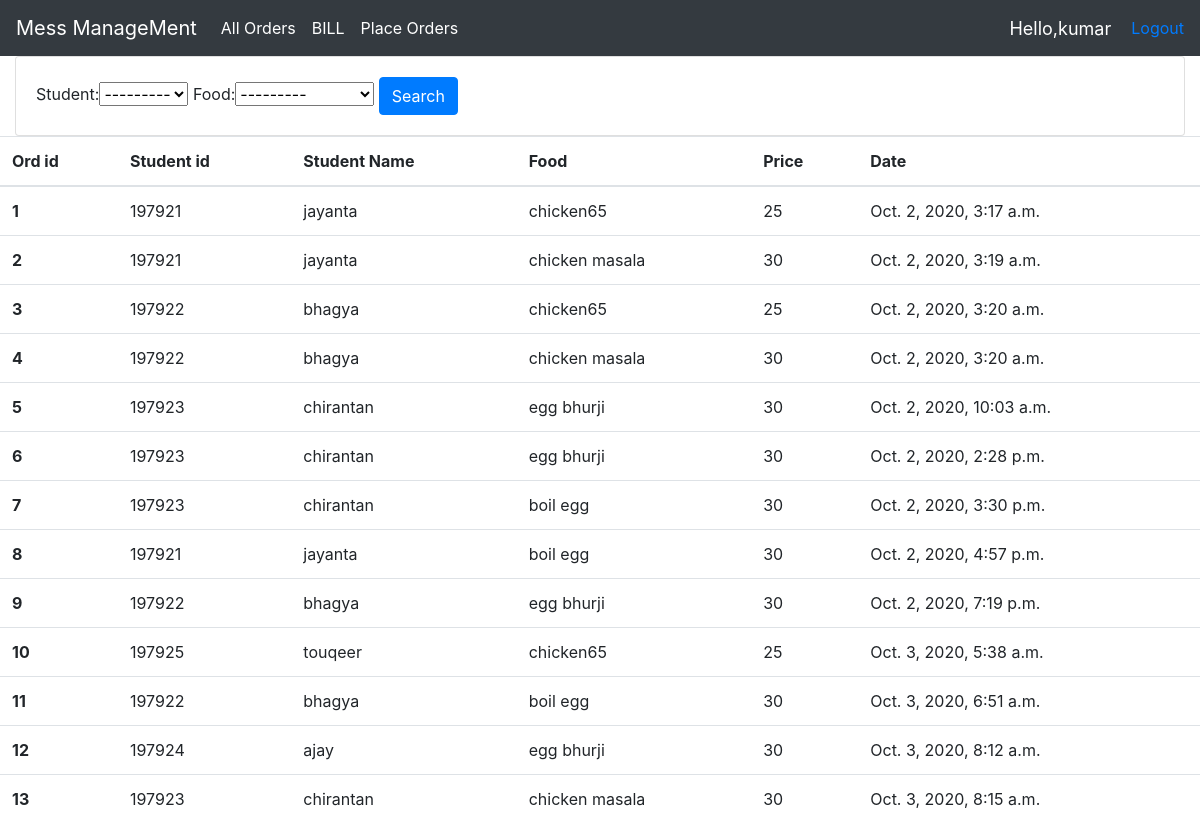
/allOrders/ (signed in), run on the app's committed database.
### mess/models.py (models this page shows, shortened)
class Order(models.Model):
    student = models.ForeignKey(Student,null=True,on_delete=models.SET_NULL)
    food = models.ForeignKey(Food,null=True,on_delete=models.SET_NULL)
    date_created = models.DateTimeField(auto_now_add=True, null=True)

class Student(models.Model):
    user = models.OneToOneField(User, null=True, on_delete=models.CASCADE)
    name = models.CharField(max_length=200)
    rollno = models.BigIntegerField(unique=True)
    def __str__(self):
        return str(self.rollno)

class Food(models.Model):
    name = models.CharField(max_length=200)
    price = models.BigIntegerField()
    def __str__(self):
        return self.name

### mess/views.py (the view)
# urls.py: path('allOrders/', views.allOrder,name='allOrders'),
def allOrder(request):
    Orders = Order.objects.all()
    myFilter = OrderFilter(request.GET,queryset=Orders)
    Orders = myFilter.qs
    context = {
        'orders': Orders,
        'myFilter':myFilter
    }
    return render(request, 'mess/allOrders.html', context)

### mess/templates/mess/allOrders.html
{%  extends "mess/base.html" %}
{% block content %}
    <div class="col">
            <div class="card card-body">
                <form method="get">
                {{ myFilter.form }}
                <button class="btn btn-primary" type="submit">Search</button>
              </form>
            </div>
    </div>
    <table class="table">
  <thead>
    <tr>
      <th scope="col">Ord id</th>
      <th scope="col">Student id</th>
      <th scope="col">Student Name</th>
      <th scope="col">Food</th>
      <th scope="col">Price</th>
      <th scope="col">Date</th>
    </tr>
  </thead>
  <tbody>
  {% for order in orders %}
    <tr>
      <th scope="row">{{ order.id }}</th>
      <td>{{ order.student.rollno }}</td>
      <td>{{ order.student.name }}</td>
      <td>{{ order.food.name}}</td>
      <td>{{ order.food.price}}</td>
      <td>{{ order.date_created }}</td>
    </tr>
  {% endfor %}
  </tbody>
</table>
{% endblock %}

### mess/templates/mess/base.html (shortened to what this page needs)
<!doctype html>
<html lang="en">
  <head>
    <link rel="stylesheet" href="https://stackpath.bootstrapcdn.com/bootstrap/4.5.2/css/bootstrap.min.css">
  </head>
  <body>
  <nav class="navbar navbar-expand-lg navbar navbar-dark bg-dark">
  <a class="navbar-brand" href="{%  url 'home'%}">Mess ManageMent</a>
  <div class="collapse navbar-collapse" id="navbarNav">
    <ul class="navbar-nav">
      <li class="nav-item active">
        <a class="nav-link" href="{% url 'allOrders' %}">All Orders <span class="sr-only">(current)</span></a>
      </li>
      <li class="nav-item active">
        <a class="nav-link" href="{% url 'bill' %}">BILL</a>
      </li>
      <li class="nav-item active">
        <a class="nav-link" href="{% url 'placeOrder' %}">Place Orders</a>
      </li>
    </ul>
  </div>
    {% if user.is_authenticated %}
        <span class="hello-msg">Hello,{{ request.user }}</span>
        <span><a href="{% url 'logout' %}"> Logout</a></span>
    {% else %}
       <span> <a href="{% url 'login' %}"><button type="button" class="btn btn-primary"> Login</button></a></span>
        <br>
        <span><a href="{% url 'register' %}"> <button type="button" class="btn btn-primary"> Register</button></a></span>
    {% endif %}
</nav>
    {% block content %}
    {% endblock %}
  </body>
</html>

### mess/templates/mess/base.html (style rules this page uses)
.hello-msg { font-size:18px; color:#fff; margin-right: 20px; }

### data on the page
Order: id "1", student.rollno "197921", student.name "jayanta", food.name "chicken65", food.price "25", date_created "Oct. 2, 2020, 3:17 a.m."
Order: id "2", student.rollno "197921", student.name "jayanta", food.name "chicken masala", food.price "30", date_created "Oct. 2, 2020, 3:19 a.m."
Order: id "3", student.rollno "197922", student.name "bhagya", food.name "chicken65", food.price "25", date_created "Oct. 2, 2020, 3:20 a.m."
Order: id "4", student.rollno "197922", student.name "bhagya", food.name "chicken masala", food.price "30", date_created "Oct. 2, 2020, 3:20 a.m."
Order: id "5", student.rollno "197923", student.name "chirantan", food.name "egg bhurji", food.price "30", date_created "Oct. 2, 2020, 10:03 a.m."
Order: id "6", student.rollno "197923", student.name "chirantan", food.name "egg bhurji", food.price "30", date_created "Oct. 2, 2020, 2:28 p.m."
Order: id "7", student.rollno "197923", student.name "chirantan", food.name "boil egg", food.price "30", date_created "Oct. 2, 2020, 3:30 p.m."
Order: id "8", student.rollno "197921", student.name "jayanta", food.name "boil egg", food.price "30", date_created "Oct. 2, 2020, 4:57 p.m."
Order: id "9", student.rollno "197922", student.name "bhagya", food.name "egg bhurji", food.price "30", date_created "Oct. 2, 2020, 7:19 p.m."
Order: id "10", student.rollno "197925", student.name "touqeer", food.name "chicken65", food.price "25", date_created "Oct. 3, 2020, 5:38 a.m."
Order: id "11", student.rollno "197922", student.name "bhagya", food.name "boil egg", food.price "30", date_created "Oct. 3, 2020, 6:51 a.m."
Order: id "12", student.rollno "197924", student.name "ajay", food.name "egg bhurji", food.price "30", date_created "Oct. 3, 2020, 8:12 a.m."
Order: id "13", student.rollno "197923", student.name "chirantan", food.name "chicken masala", food.price "30", date_created "Oct. 3, 2020, 8:15 a.m."

### other printed values
{{ request.user }} "kumar"
